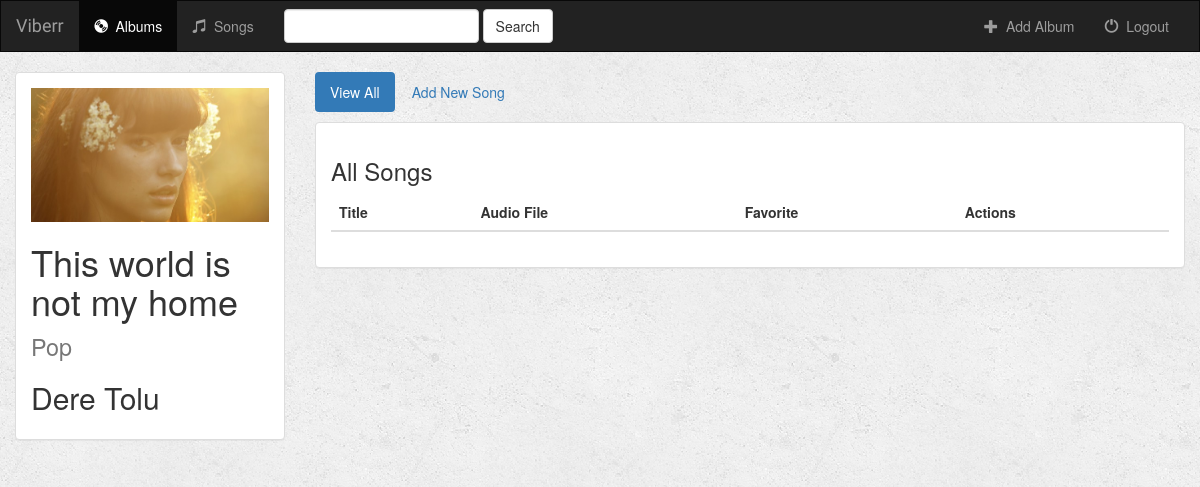
/music/2/, run on the app's committed database.
### music/models.py (models this page shows, shortened)
class Album(models.Model):
    artist = models.CharField(max_length=250)
    album_title = models.CharField(max_length=500)
    genre = models.CharField(max_length=100)
    album_logo = models.FileField()
    def __str__(self):
        return self.album_title + '-' + self.artist

### music/views.py (the view)
# urls.py: path('<int:pk>/', DetailView.as_view(), name='music-detail'),
class DetailView(DetailView):
    model = Album
    template_name = 'music/detail.html'

### music/templates/music/detail.html (shortened to what this page needs)
{% extends 'music/base.html' %}
{% block albums_active %}active{% endblock %}
{% block body %}
<div class="container-fluid songs-container">
    <div class="row">
        <div class="col-sm-4 col-md-3">
            <div class="panel panel-default">
                <div class="panel-body">
                    <a href="{% url 'music-detail' album.id %}">
                        {% if album.album_logo %}
                            <img src="{{ album.album_logo.url }}" class="img-responsive">
                        {% else %}
                            <h3>No image to display</h3>
                        {% endif %}
                    </a>
                    <h1>{{ album.album_title }} <small>{{ album.genre }}</small></h1>
                    <h2>{{ album.artist }}</h2>
                </div>
            </div>
        </div>
        <div class="col-sm-8 col-md-9">
            <ul class="nav nav-pills" style="margin-bottom: 10px;">
                <li role="presentation" class="active"><a href="{% url 'music-detail' album.id %}">View All</a></li>
                <li role="presentation"><a href="{% url 'music-create-song' album.id %}">Add New Song</a></li>
            </ul>
            <div class="panel panel-default">
                <div class="panel-body">
                    <h3>All Songs</h3>
                    <table class="table">
                        <thead>
                        <tr>
                            <th>Title</th>
                            <th>Audio File</th>
                            <th>Favorite</th>
                            <th>Actions</th>
                        </tr>
                        </thead>
                    </table>
                </div>
            </div>
        </div>
    </div>
</div>
{% endblock %}

### music/static/music/css/style.css (style rules this page uses)
body { background: white url("../img/background.png"); }

### data on the page
Album: album_logo (picture), album_title "This world is not my home", genre "Pop", artist "Dere Tolu"
